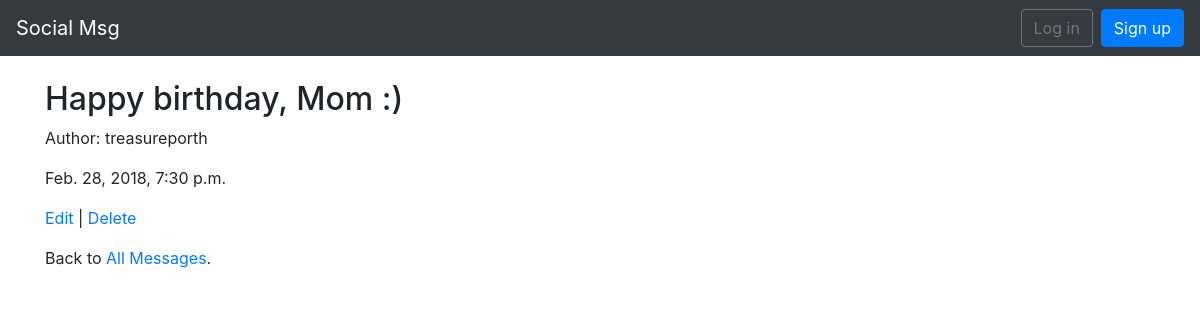
Page /posts/2/ on the committed database.
### posts/models.py (models this page shows, shortened)
class Post(models.Model):
  message = models.CharField(max_length=280)
  date = models.DateTimeField(auto_now_add=True)
  author = models.ForeignKey(
    settings.AUTH_USER_MODEL,
    on_delete=models.CASCADE,
  )

### users/models.py (models this page shows)
class CustomUser(AbstractUser):
  objects = CustomUserManager()

### posts/views.py (the view)
class PostDetailView(DetailView):
  model = models.Post
  template_name = 'post_detail.html'

### templates/post_detail.html
{% extends 'base.html' %}
{% block content %}
<div class="post-entry">
  <h2>{{ object.message }}</h2>
    <p>Author: {{ object.author }}</p>
    <p>{{ object.date }}</p>
  </div>
  <p><a href="{% url 'post_edit' post.pk %}">Edit</a> | <a href="{% url 'post_delete' post.pk %}">Delete</a></p>
  <p>Back to <a href="{% url 'post_list' %}">All Messages</a>.</p>
{% endblock content %}

### rows in the picture
Post: message "Happy birthday, Mom :)", author "treasureporth", date "Feb. 28, 2018, 7:30 p.m."
